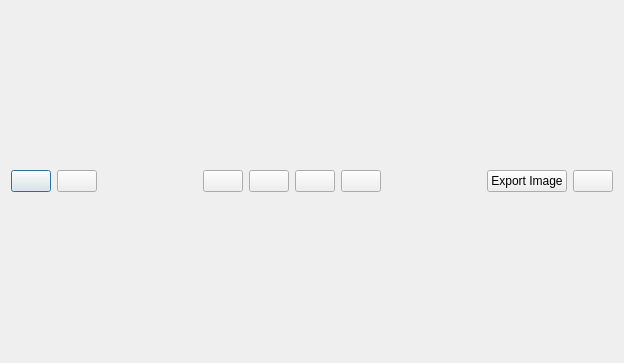
<?xml version="1.0" encoding="UTF-8"?>
<ui version="4.0">
 <class>orbitalDialog</class>
 <widget class="QDialog" name="orbitalDialog">
  <property name="geometry">
   <rect>
    <x>0</x>
    <y>0</y>
    <width>624</width>
    <height>363</height>
   </rect>
  </property>
  <property name="sizePolicy">
   <sizepolicy hsizetype="Expanding" vsizetype="Expanding">
    <horstretch>0</horstretch>
    <verstretch>0</verstretch>
   </sizepolicy>
  </property>
  <property name="windowTitle">
   <string>360 Viewer</string>
  </property>
  <property name="windowIcon">
   <iconset>
    <normaloff>../images/icon.png</normaloff>../images/icon.png</iconset>
  </property>
  <layout class="QVBoxLayout" name="verticalLayout_3">
   <item>
    <layout class="QVBoxLayout" name="ViewerLayout">
     <property name="sizeConstraint">
      <enum>QLayout::SetDefaultConstraint</enum>
     </property>
    </layout>
   </item>
   <item>
    <layout class="QHBoxLayout" name="horizontalLayout">
     <property name="sizeConstraint">
      <enum>QLayout::SetFixedSize</enum>
     </property>
     <item>
      <widget class="QPushButton" name="btn_ZoomIn">
       <property name="cursor">
        <cursorShape>PointingHandCursor</cursorShape>
       </property>
       <property name="text">
        <string/>
       </property>
       <property name="icon">
        <iconset>
         <normaloff>../images/Zoom_in.png</normaloff>../images/Zoom_in.png</iconset>
       </property>
       <property name="autoDefault">
        <bool>true</bool>
       </property>
      </widget>
     </item>
     <item>
      <widget class="QPushButton" name="btn_ZoomOut">
       <property name="cursor">
        <cursorShape>PointingHandCursor</cursorShape>
       </property>
       <property name="text">
        <string/>
       </property>
       <property name="icon">
        <iconset>
         <normaloff>../images/Zoom_out.png</normaloff>../images/Zoom_out.png</iconset>
       </property>
      </widget>
     </item>
     <item>
      <spacer name="horizontalSpacer_2">
       <property name="orientation">
        <enum>Qt::Horizontal</enum>
       </property>
       <property name="sizeHint" stdset="0">
        <size>
         <width>5</width>
         <height>20</height>
        </size>
       </property>
      </spacer>
     </item>
     <item>
      <widget class="QPushButton" name="btn_back">
       <property name="cursor">
        <cursorShape>PointingHandCursor</cursorShape>
       </property>
       <property name="text">
        <string/>
       </property>
       <property name="icon">
        <iconset>
         <normaloff>../images/Previous_Arrow.png</normaloff>../images/Previous_Arrow.png</iconset>
       </property>
      </widget>
     </item>
     <item>
      <widget class="QPushButton" name="btn_pause">
       <property name="text">
        <string/>
       </property>
       <property name="icon">
        <iconset>
         <normaloff>../images/pause.png</normaloff>../images/pause.png</iconset>
       </property>
      </widget>
     </item>
     <item>
      <widget class="QPushButton" name="btn_play">
       <property name="cursor">
        <cursorShape>PointingHandCursor</cursorShape>
       </property>
       <property name="text">
        <string/>
       </property>
       <property name="icon">
        <iconset>
         <normaloff>../images/play.png</normaloff>../images/play.png</iconset>
       </property>
      </widget>
     </item>
     <item>
      <widget class="QPushButton" name="btn_next">
       <property name="cursor">
        <cursorShape>ArrowCursor</cursorShape>
       </property>
       <property name="text">
        <string/>
       </property>
       <property name="icon">
        <iconset>
         <normaloff>../images/Next_Arrow.png</normaloff>../images/Next_Arrow.png</iconset>
       </property>
      </widget>
     </item>
     <item>
      <spacer name="horizontalSpacer_3">
       <property name="orientation">
        <enum>Qt::Horizontal</enum>
       </property>
       <property name="sizeHint" stdset="0">
        <size>
         <width>5</width>
         <height>20</height>
        </size>
       </property>
      </spacer>
     </item>
     <item>
      <widget class="QPushButton" name="pushButton">
       <property name="cursor">
        <cursorShape>PointingHandCursor</cursorShape>
       </property>
       <property name="mouseTracking">
        <bool>false</bool>
       </property>
       <property name="focusPolicy">
        <enum>Qt::StrongFocus</enum>
       </property>
       <property name="layoutDirection">
        <enum>Qt::LeftToRight</enum>
       </property>
       <property name="text">
        <string>Export Image</string>
       </property>
       <property name="checkable">
        <bool>false</bool>
       </property>
      </widget>
     </item>
     <item>
      <widget class="QPushButton" name="btn_fullscreen">
       <property name="cursor">
        <cursorShape>PointingHandCursor</cursorShape>
       </property>
       <property name="layoutDirection">
        <enum>Qt::LeftToRight</enum>
       </property>
       <property name="text">
        <string/>
       </property>
       <property name="icon">
        <iconset>
         <normaloff>../images/full_screen.png</normaloff>../images/full_screen.png</iconset>
       </property>
       <property name="checkable">
        <bool>true</bool>
       </property>
      </widget>
     </item>
    </layout>
   </item>
  </layout>
 </widget>
 <resources>
  <include location="resources.qrc"/>
 </resources>
 <connections>
  <connection>
   <sender>btn_fullscreen</sender>
   <signal>clicked(bool)</signal>
   <receiver>orbitalDialog</receiver>
   <slot>FullScreen(bool)</slot>
   <hints>
    <hint type="sourcelabel">
     <x>421</x>
     <y>305</y>
    </hint>
    <hint type="destinationlabel">
     <x>350</x>
     <y>311</y>
    </hint>
   </hints>
  </connection>
  <connection>
   <sender>btn_ZoomOut</sender>
   <signal>clicked()</signal>
   <receiver>orbitalDialog</receiver>
   <slot>ResizeDialog()</slot>
   <hints>
    <hint type="sourcelabel">
     <x>58</x>
     <y>310</y>
    </hint>
    <hint type="destinationlabel">
     <x>130</x>
     <y>301</y>
    </hint>
   </hints>
  </connection>
  <connection>
   <sender>btn_ZoomIn</sender>
   <signal>clicked()</signal>
   <receiver>orbitalDialog</receiver>
   <slot>ResizeDialog()</slot>
   <hints>
    <hint type="sourcelabel">
     <x>21</x>
     <y>311</y>
    </hint>
    <hint type="destinationlabel">
     <x>1</x>
     <y>293</y>
    </hint>
   </hints>
  </connection>
  <connection>
   <sender>btn_back</sender>
   <signal>clicked()</signal>
   <receiver>orbitalDialog</receiver>
   <slot>GetBackNextImage()</slot>
   <hints>
    <hint type="sourcelabel">
     <x>219</x>
     <y>308</y>
    </hint>
    <hint type="destinationlabel">
     <x>173</x>
     <y>311</y>
    </hint>
   </hints>
  </connection>
  <connection>
   <sender>btn_next</sender>
   <signal>clicked()</signal>
   <receiver>orbitalDialog</receiver>
   <slot>GetBackNextImage()</slot>
   <hints>
    <hint type="sourcelabel">
     <x>259</x>
     <y>306</y>
    </hint>
    <hint type="destinationlabel">
     <x>332</x>
     <y>303</y>
    </hint>
   </hints>
  </connection>
 </connections>
 <slots>
  <slot>FullScreen(bool)</slot>
  <slot>ResizeDialog()</slot>
  <slot>GetBackNextImage()</slot>
 </slots>
</ui>
